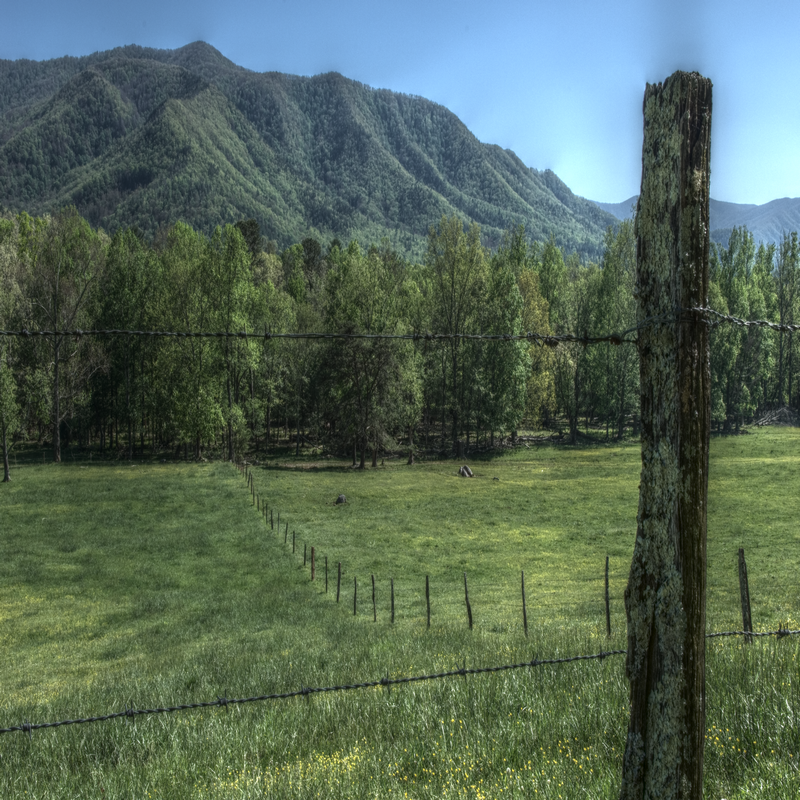
#> input picture hw1/source/01_mantiuk.png, 800 x 800 px; its folder holds only this picture in this run
$ python 4109056001-01-feature-extract.py
#> lines starting #> are read from the running program, lines starting #| are printed output that depends on the picture
#> in read_directory, img is the input picture: shape (800, 800, 3); mean B, G, R 89.4, 103.9, 84.9
import numpy as np
import cv2 as cv
import os
import csv
import re

def cal_features(img,filename):
#> called with filename = '01_mantiuk'
    (B, G, R) = cv.split(img)
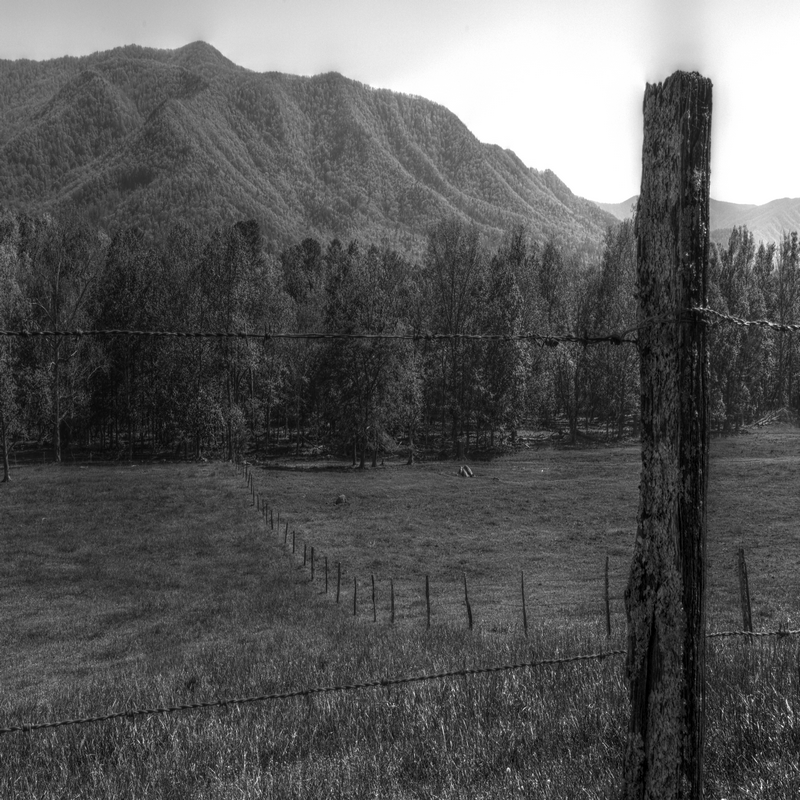
#> B: shape (800, 800); min 0, max 255, mean 89.4
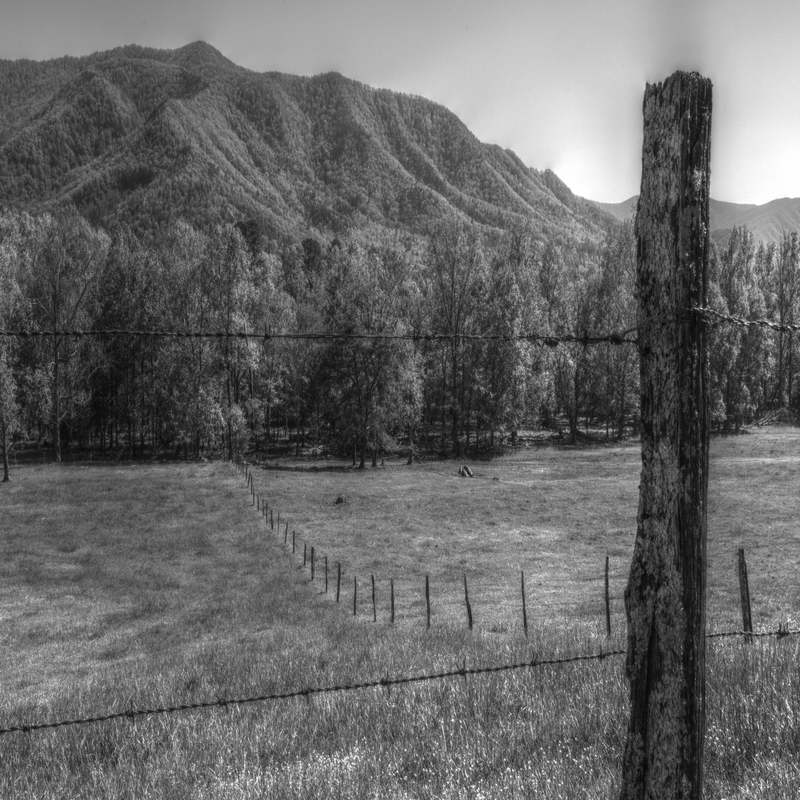
#> G: shape (800, 800); min 5, max 255, mean 103.9
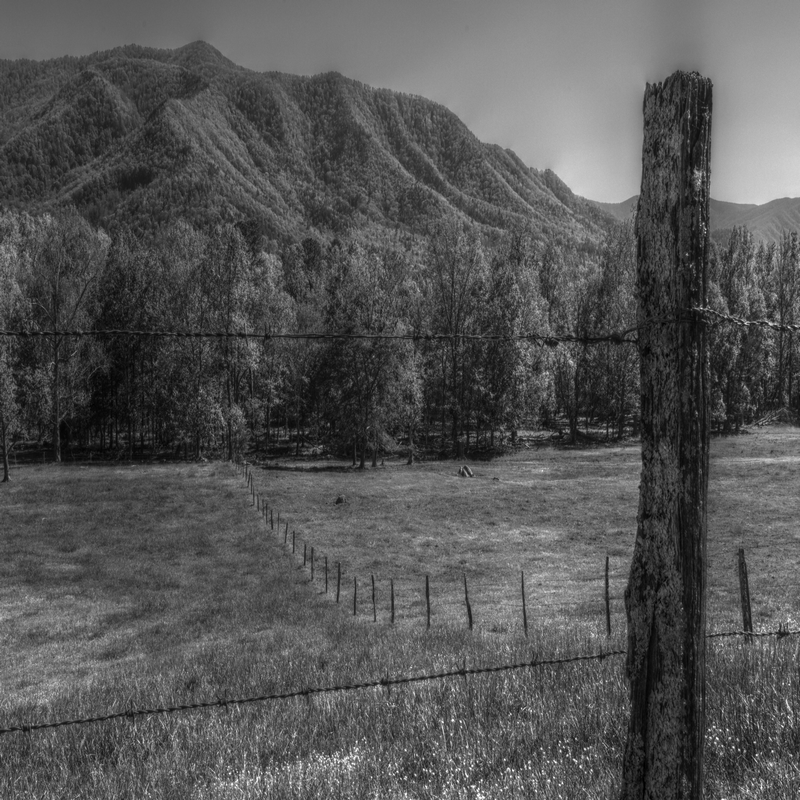
#> R: shape (800, 800); min 0, max 255, mean 84.9
    with open('../feature/'+filename+'_dec.csv', 'w', newline='') as csvfile:
        writer = csv.writer(csvfile)
        writer.writerow([round(np.mean(R),2)])
        writer.writerow([round(np.std(R),2)])
        writer.writerow([round(np.mean(G),2)])
        writer.writerow([round(np.std(G),2)])
        writer.writerow([round(np.mean(B),2)])
        writer.writerow([round(np.std(B),2)])

def read_directory(directory_name):
    for filename in os.listdir(r"../"+directory_name):
        img = cv.imread('../'+directory_name + "/" + filename)
        cal_features(img,re.sub(".png","",filename))

read_directory("source")
read_directory("target")
#> call 2 of read_directory, with directory_name = 'target'
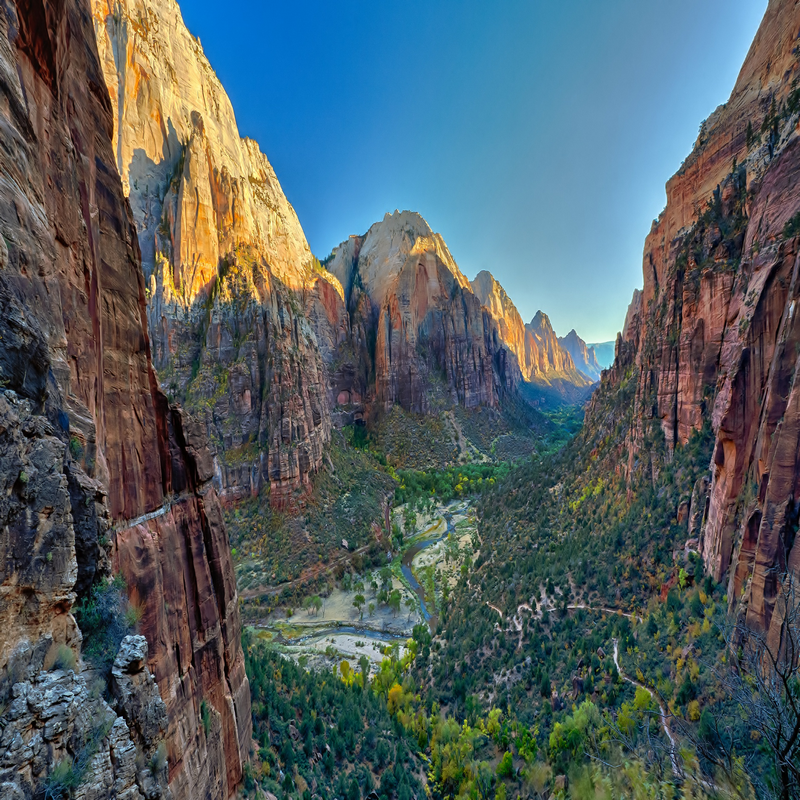
#> input picture hw1/target/01_mountain.png, 800 x 800 px
#> in read_directory, img is the input picture: shape (800, 800, 3); mean B, G, R 99, 95.7, 82.2
#> call 2 of cal_features, with filename = '01_mountain'
#> in cal_features (call 2), `(B, G, R) = cv.split(img)`:
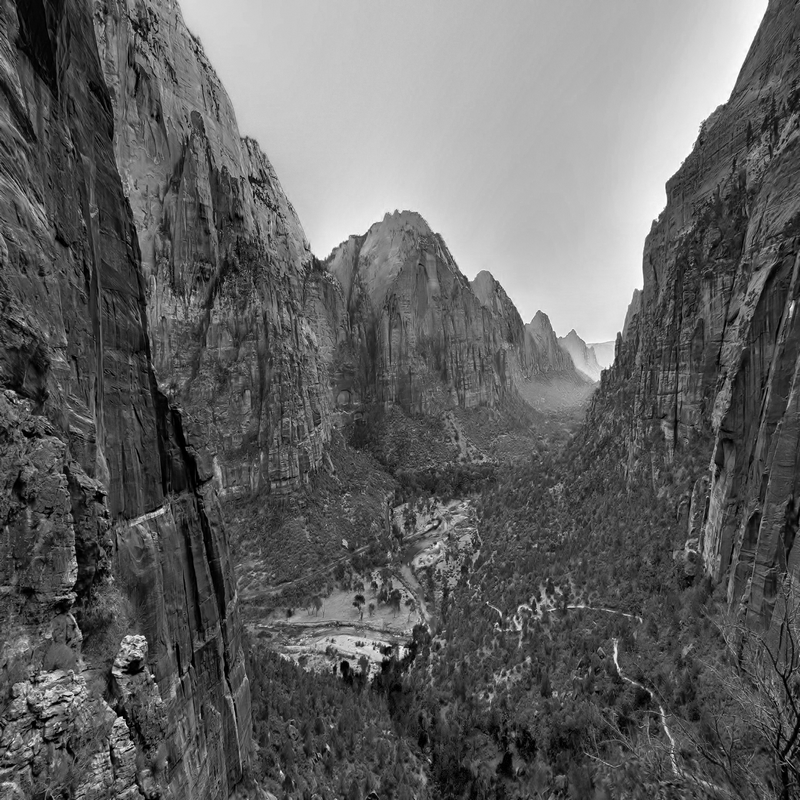
#> B: shape (800, 800); min 0, max 255, mean 99
#> in cal_features (call 2), `(B, G, R) = cv.split(img)`:
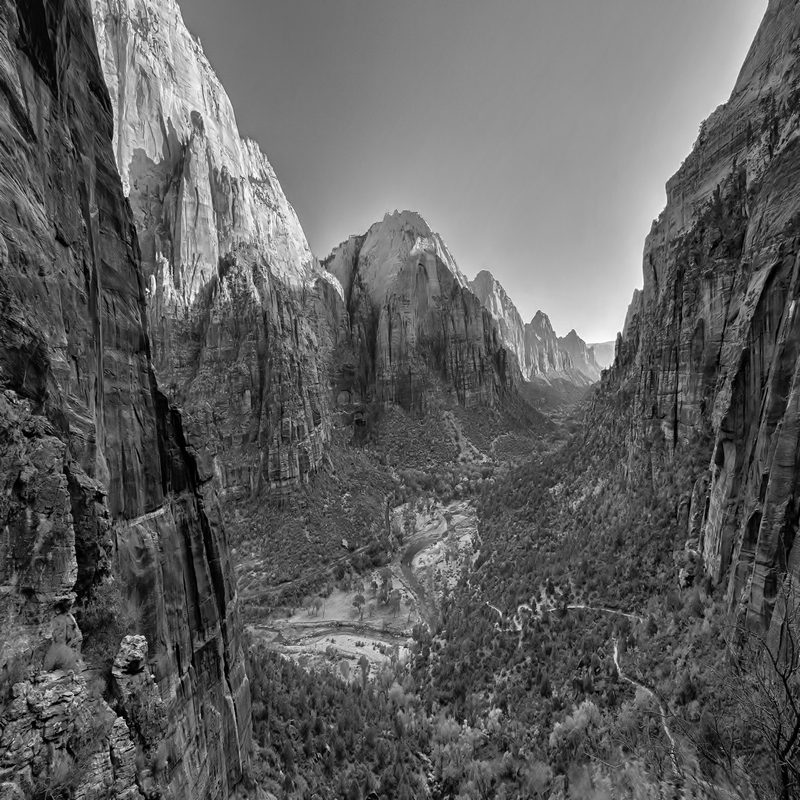
#> G: shape (800, 800); min 0, max 255, mean 95.7
#> in cal_features (call 2), `(B, G, R) = cv.split(img)`:
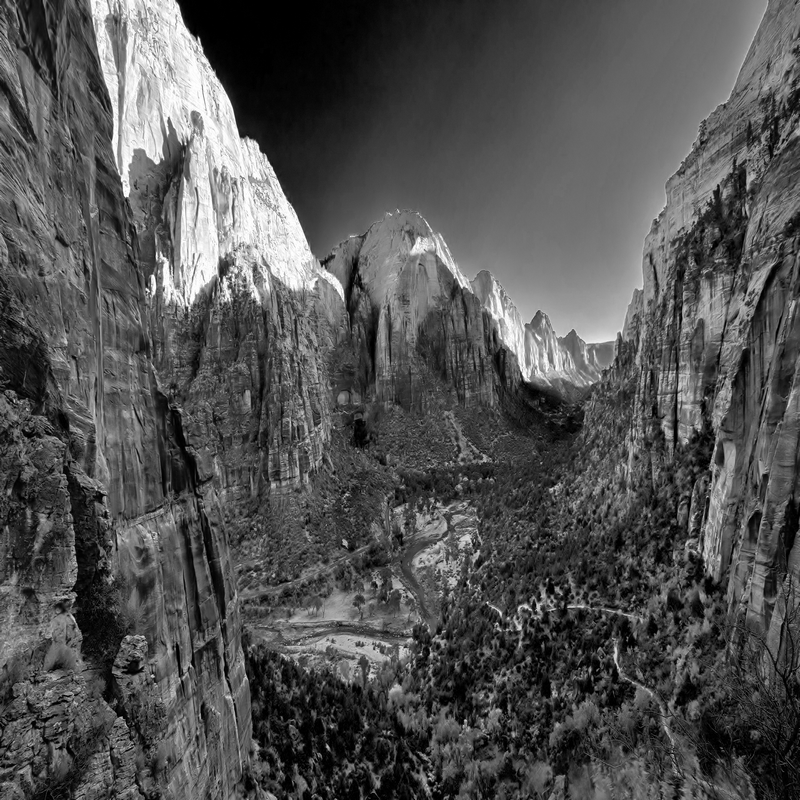
#> R: shape (800, 800); min 0, max 255, mean 82.2
